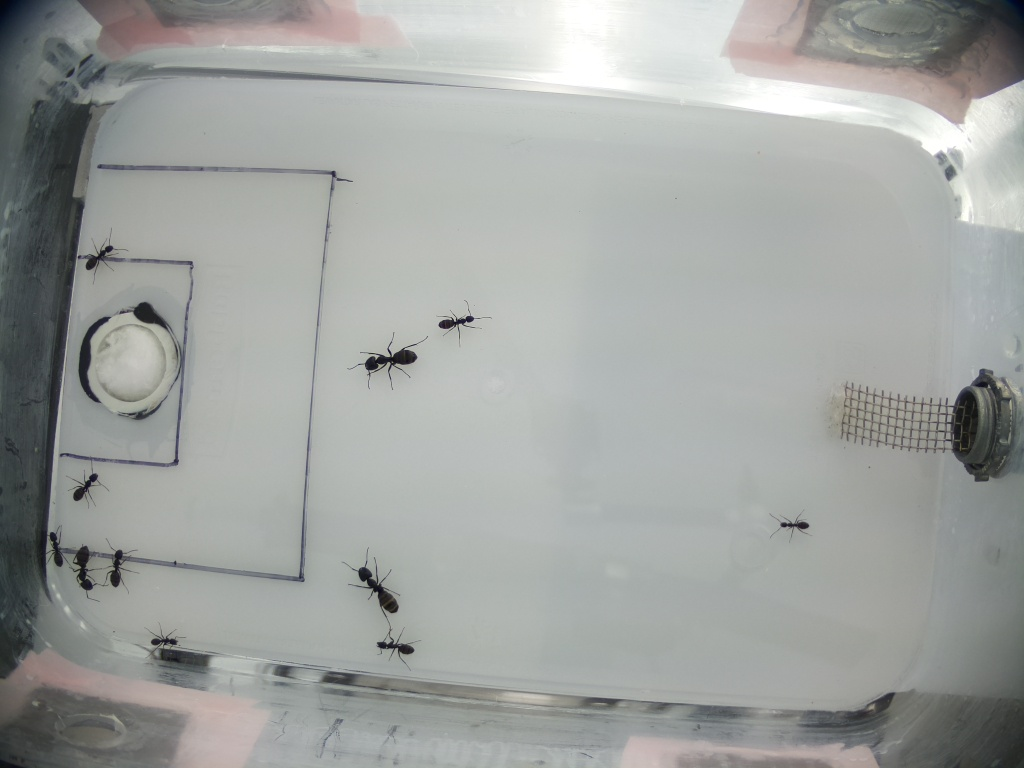
#> input picture ants_no_blob.jpeg, 1024 x 768 px
$ python ants_counter.py
#> lines starting #> are read from the running program, lines starting #| are printed output that depends on the picture; after the words box and inside, x2 and y2 are one past the last pixel; in counts of white or black regions, pixels touching at a corner belong together
import cv2
import matplotlib.pyplot
import time
import numpy as np
from skimage.metrics import structural_similarity as ssim

# Read BGR image
img = cv2.imread('ants_no_blob.jpeg')
#> img is the input picture: shape (768, 1024, 3); mean B, G, R 159.8, 162.4, 159.5
original = img.copy()
background = cv2.imread('ants_background.jpeg')
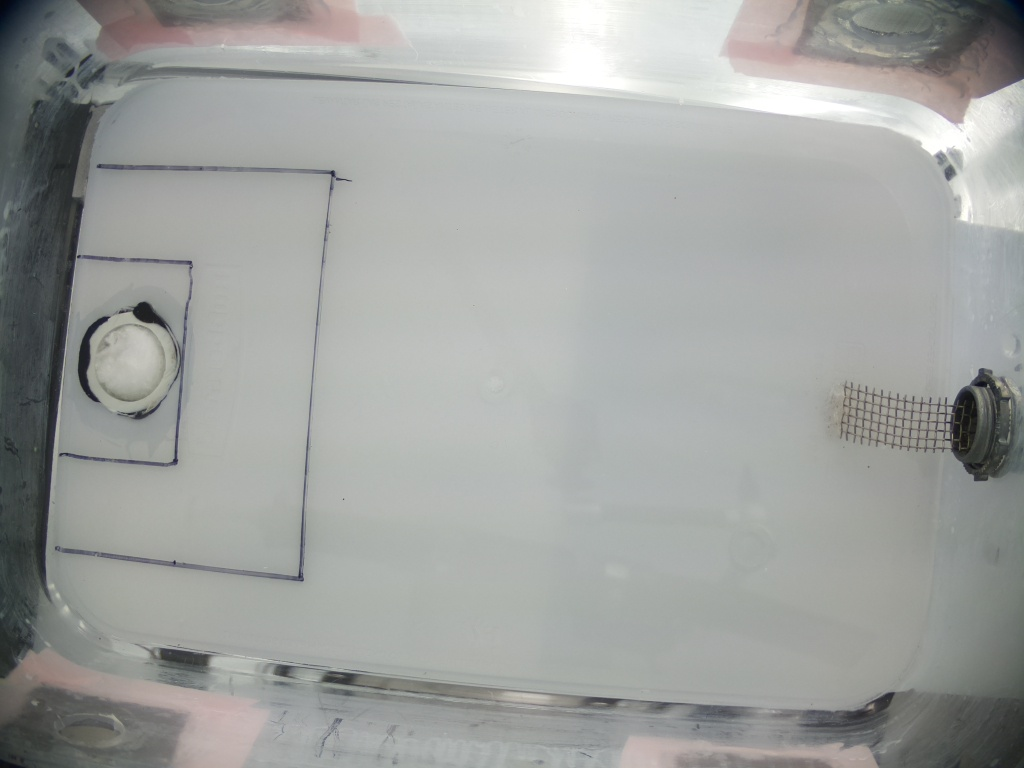
#> input picture ants_background.jpeg, 1024 x 768 px
#> background is the input picture: shape (768, 1024, 3); mean B, G, R 159.3, 161.7, 159.5
# Converting color from BGR to RGB
# no_bk = cv2.subtract(img, background)
# cv2.imwrite('sub.jpg', no_bk)
rgb_img = cv2.cvtColor(img, cv2.COLOR_BGR2RGB)
rgb_bk = cv2.cvtColor(background, cv2.COLOR_BGR2RGB)
gray = cv2.cvtColor(rgb_img, cv2.COLOR_BGR2GRAY)
gray_bk = cv2.cvtColor(rgb_bk, cv2.COLOR_BGR2GRAY)
blur = cv2.GaussianBlur(gray, (3,3), 0)
blur_bk = cv2.GaussianBlur(gray_bk, (3,3), 0)
thresh = cv2.threshold(blur, 0, 255, cv2.THRESH_BINARY_INV + cv2.THRESH_OTSU)[1]
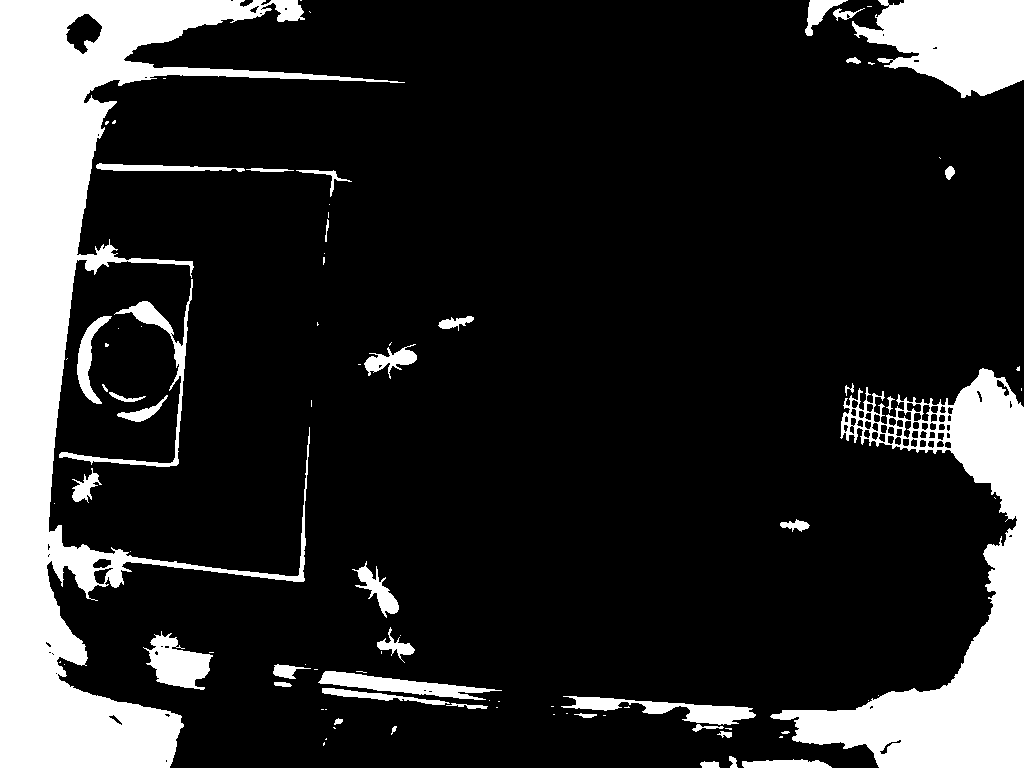
#> thresh: shape (768, 1024); 17.4% white; 90 white regions (50 under 20 px), largest, box (x1, y1, x2, y2) and area: (0, 0, 405, 768) 75940, (770, 368, 1024, 768) 31778, (852, 0, 1024, 98) 11615
thresh_bk = cv2.threshold(blur_bk, 0, 255, cv2.THRESH_BINARY_INV + cv2.THRESH_OTSU)[1]
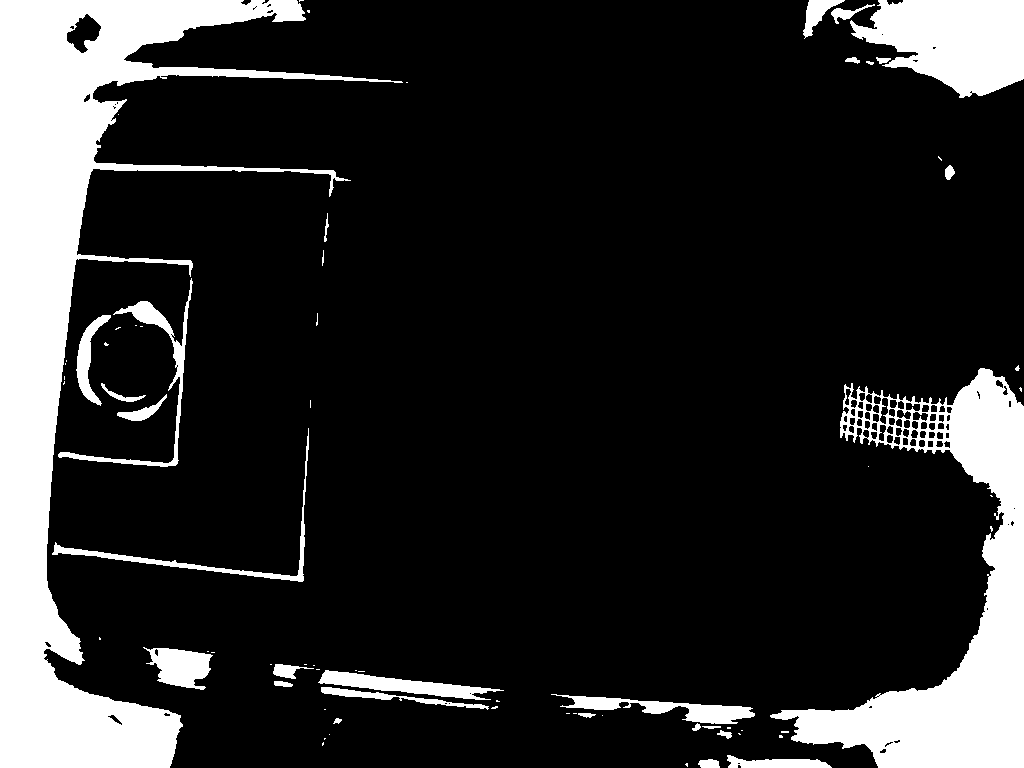
#> thresh_bk: shape (768, 1024); 17% white; 73 white regions (44 under 20 px), largest, box (x1, y1, x2, y2) and area: (0, 0, 403, 768) 73314, (770, 368, 1024, 768) 33171, (850, 0, 1024, 98) 11827

no_bk = cv2.subtract(thresh, thresh_bk)
#> no_bk: shape (768, 1024); 1% white; 632 white regions (615 under 20 px), largest, box (x1, y1, x2, y2) and area: (47, 525, 139, 601) 1977, (352, 561, 399, 618) 856, (364, 344, 417, 379) 753
cv2.imwrite('sub_threshold.jpg', no_bk)


# [18 lines of commented-out code are left out]
kernel_4 = np.ones((4,4),np.uint8)
kernel_2 = np.ones((2,2),np.uint8)
no_bk = cv2.erode(no_bk, kernel_2, iterations=2)
#> no_bk: shape (768, 1024); 0.47% white; 30 white regions (17 under 20 px), largest, box (x1, y1, x2, y2) and area: (49, 555, 99, 593) 908, (360, 569, 399, 614) 570, (367, 350, 417, 372) 471
no_bk = cv2.dilate(no_bk, kernel_4, iterations=2)
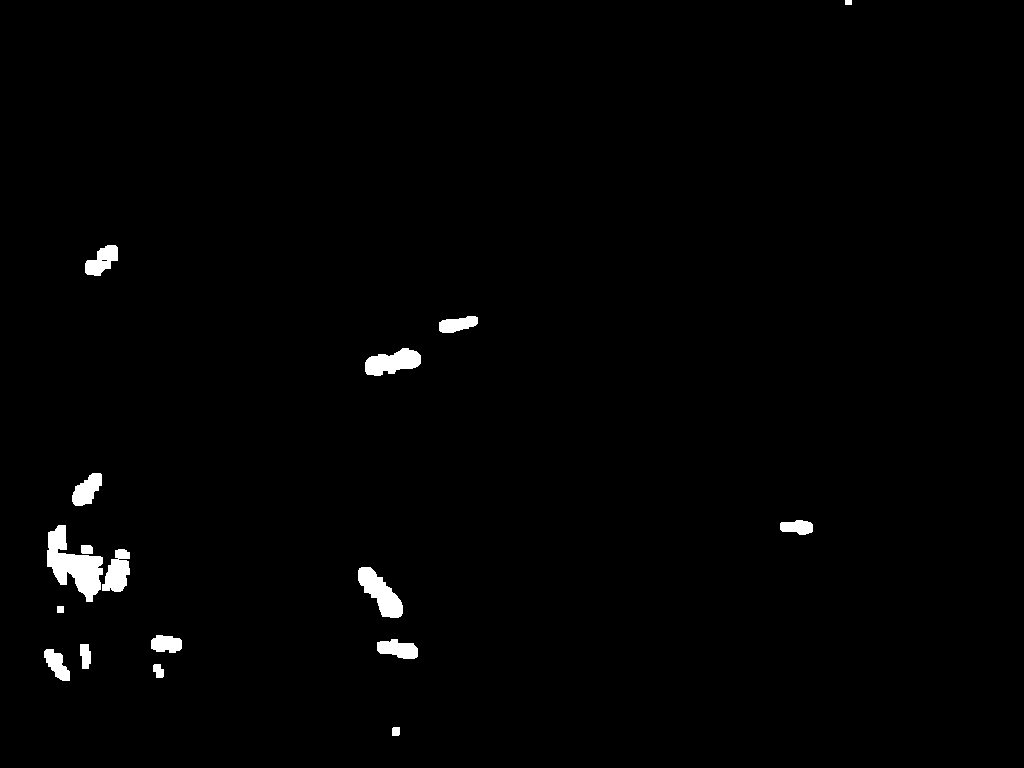
#> no_bk: shape (768, 1024); 1.2% white; 17 white regions

cv2.imwrite('no_noise.jpg', no_bk)

# edged = cv2.Canny(no_bk, 230, 250)

# cv2.imwrite('edged.jpg', edged)

ROI_number = 0
contours, hierarchy = cv2.findContours(no_bk,cv2.RETR_EXTERNAL,cv2.CHAIN_APPROX_SIMPLE)
#> contours = 17 contours; largest, box (x1, y1, x2, y2) and area: (47, 525, 103, 602) 1984, (358, 567, 403, 618) 1084, (365, 348, 421, 376) 954, (102, 549, 130, 592) 731, (85, 245, 118, 276) 571
print('Number of contours: ' + str(len(contours)))
#| Number of contours: 17
for c in contours:
    # Obtain bounding rectangle to get measurements
    x,y,w,h = cv2.boundingRect(c)

    # Find centroid
    M = cv2.moments(c)

    if M["m00"] != 0:
        cX = int(M["m10"] / M["m00"])
        cY = int(M["m01"] / M["m00"])
    else:
        # set values as what you need in the situation
        cX, cY = 0, 0

    # Crop and save ROI
    ROI = original[y:y+h, x:x+w]
    #cv2.imwrite('ROI_{}.png'.format(ROI_number), ROI)
    ROI_number += 1

    # Draw the contour and center of the shape on the image
    cv2.rectangle(img,(x,y),(x+w,y+h),(36,255,12), 4)
    cv2.circle(img, (cX, cY), 10, (320, 159, 22), -1)
#> this loop made 17 passes
#> (c, x, y, w, h, cX, cY) on passes 7, 17: ([[57, 606], [57, 612], [63, 612], [63, 606]], 57, 606, 7, 7, 60, 609), ([[845, 0], [845, 4], [851, 4], [851, 0]], 845, 0, 7, 5, 848, 2)
#> (x, y, w, h, cX, cY) on passes 1 to 6: (392, 727, 8, 9, 395, 731), (153, 664, 11, 14, 158, 670), (44, 649, 26, 32, 56, 664), (80, 644, 11, 25, 85, 655), (377, 639, 41, 20, 397, 648), (151, 635, 31, 18, 165, 643)
#> pass 3, `ROI = original[y:y+h, x:x+w]`:
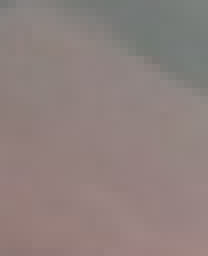
#> ROI: shape (32, 26, 3) (shown 8 times larger); mean B, G, R 125.7, 128.6, 142.5
#> after the loop:
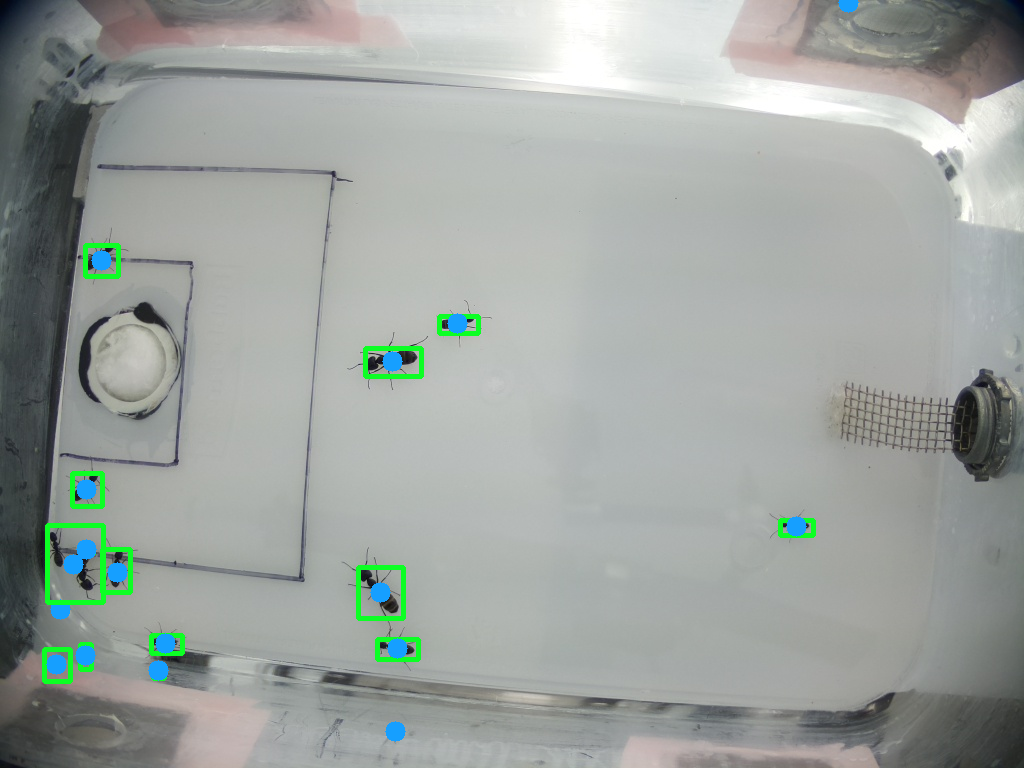
#> img: shape (768, 1024, 3); mean B, G, R 159.8, 163.7, 157.7
#> after the loop, ROI_number = 17

cv2.imwrite('image.png', img)


# [22 lines of commented-out code are left out]
